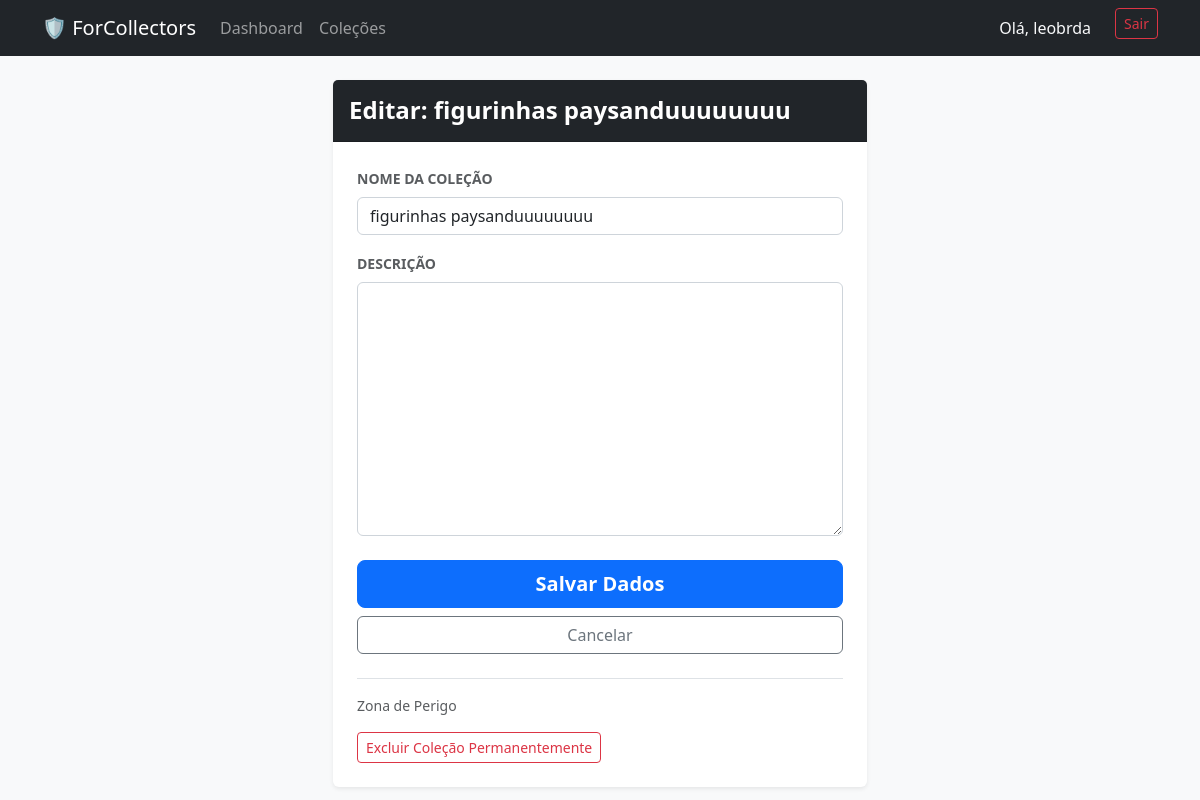
The app's page /collection/6/edit/ (signed in) with its own data.
### albums/models.py (models this page shows, shortened)
class Collection(models.Model):
    name = models.CharField(max_length=100, verbose_name="Nome da Coleção")
    description = models.TextField(blank=True, null=True, verbose_name="Descrição")
    owner = models.ForeignKey(User, on_delete=models.CASCADE, related_name='collections')
    created_at = models.DateTimeField(auto_now_add=True)

### albums/views.py (the view)
# urls.py: path('collection/<int:pk>/edit/', views.collection_update, name='collection_update'),
@login_required
def collection_update(request, pk):
    collection = get_object_or_404(Collection, pk=pk, owner=request.user)
    if request.method == 'POST':
        form = CollectionForm(request.POST, instance=collection)
        if form.is_valid():
            form.save()
            messages.success(request, f"Coleção '{collection.name}' atualizada!")
            return redirect('album_list')
    else:
        form = CollectionForm(instance=collection)
    return render(request, 'albums/collection_form.html', {'form': form})

### albums/forms.py
class CollectionForm(forms.ModelForm):
    class Meta:
        model = Collection
        fields = ['name', 'description']

### albums/templates/albums/collection_form.html (shortened to what this page needs)
{% extends 'base.html' %}
{% block content %}
<div class="container mt-4">
    <div class="row justify-content-center">
        <div class="col-md-8 col-lg-6">
            <div class="card shadow-sm border-0">
                <div class="card-header bg-dark text-white py-3">
                    <h4 class="mb-0 fw-bold">
                        {% if form.instance.pk %}
                             Editar: {{ form.instance.title|default:form.instance.name }}
                        {% else %}
                            <i class="bi bi-plus-circle"></i> Adicionar Novo
                        {% endif %}
                    </h4>
                </div>
                <div class="card-body p-4">
                    <form method="POST" enctype="multipart/form-data" novalidate>
                        {% for field in form %}
                            <div class="mb-3">
                                <label for="{{ field.id_for_label }}" class="form-label fw-bold small text-uppercase text-muted">
                                    {{ field.label }}
                                </label>
                                <div class="input-group">
                                    {{ field }}
                                </div>
                            </div>
                        {% endfor %}
                        <div class="d-grid gap-2 mt-4">
                            <button type="submit" class="btn btn-primary btn-lg fw-bold">Salvar Dados</button>
                            <a href="javascript:history.back()" class="btn btn-outline-secondary">Cancelar</a>
                        </div>
                        {% if form.instance.pk %}
                            <div class="mt-4 border-top pt-3">
                                <p class="text-muted small">Zona de Perigo</p>
                                <a href="{% url 'collection_delete' form.instance.pk %}" class="btn btn-outline-danger btn-sm">
                                    Excluir Coleção Permanentemente
                                </a>
                            </div>
                        {% endif %}
                    </form>
                </div>
            </div>
        </div>
    </div>
</div>
{% endblock %}

### templates/base.html (shortened to what this page needs)
<!DOCTYPE html>
<html lang="pt-br">
<head>
    <link href="https://cdn.jsdelivr.net/npm/bootstrap@5.3.0/dist/css/bootstrap.min.css" rel="stylesheet">
</head>
<body class="bg-light">
    <nav class="navbar navbar-expand-lg navbar-dark bg-dark mb-4">
        <div class="container">
            <a class="navbar-brand" href="{% url 'dashboard' %}">🛡️ ForCollectors</a>
            <div class="navbar-nav me-auto">
                <a class="nav-link" href="{% url 'dashboard' %}">Dashboard</a>
                <a class="nav-link" href="{% url 'album_list' %}">Coleções</a>
            </div>
            <div class="navbar-nav">
                <span class="nav-item nav-link text-light me-3">Olá, {{ user.username }}</span>
                <form action="{% url 'logout' %}" method="post" class="d-inline">
                    <button type="submit" class="btn btn-outline-danger btn-sm">Sair</button>
                </form>
            </div>
        </div>
    </nav>
    <div class="container">
        <main>
            {% block content %}
            {% endblock %}
        </main>
    </div>
</body>
</html>

### albums/templates/albums/collection_form.html (style rules this page uses)
input, select, textarea { display: block; width: 100%; padding: .375rem .75rem; font-size: 1rem; font-weight: 400; line-height: 1.5; color: #212529; background-color: #fff; background-clip: padding-box; border: 1px solid #ced4da; appearance: none; border-radius: .375rem; transition: none !important; }

### records on screen
Collection: instance "figurinhas paysanduuuuuuuu", form "figurinhas paysanduuuuuuuu"

### other values on screen
{{ user.username }} "leobrda"
{{ field.label }} "NOME DA COLEÇÃO" "DESCRIÇÃO"
